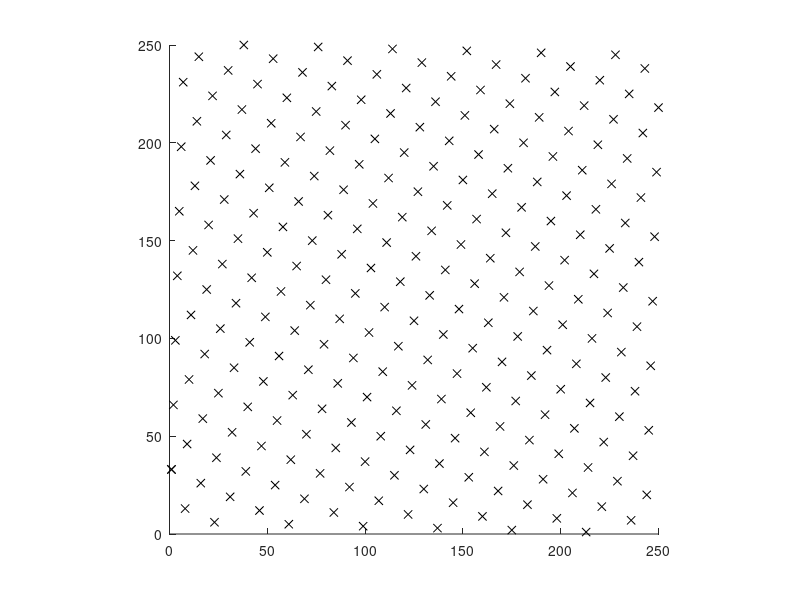
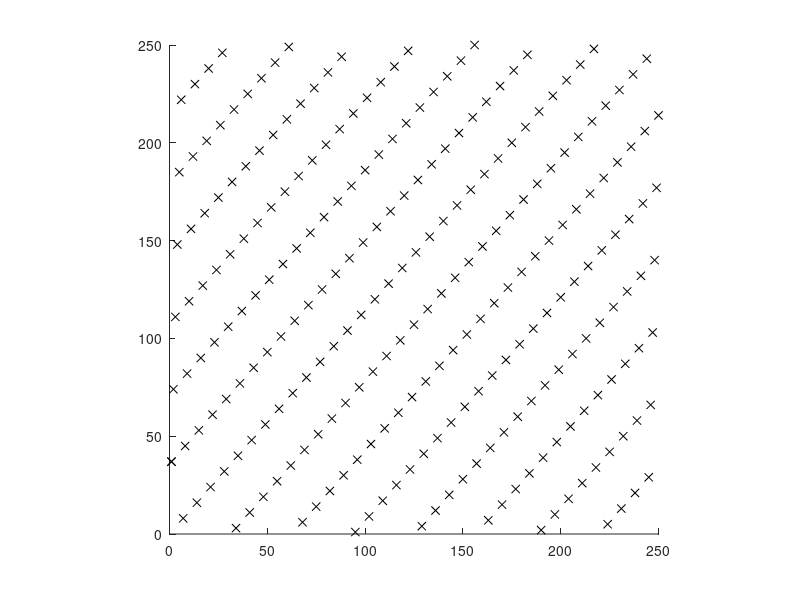
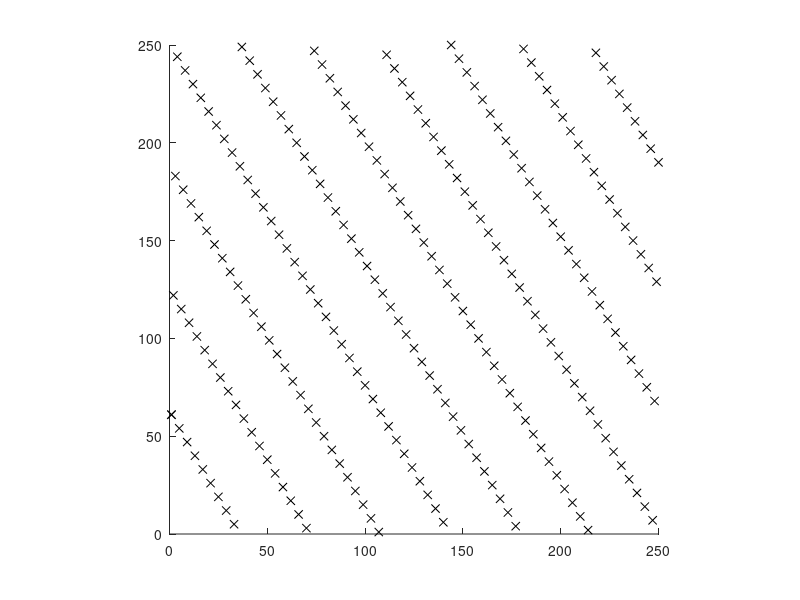

The MATLAB script that drew these images, in order:
% RR_LCG16_Test
% Tests 3 very simply LCGs with m=2^8-5=251, and plots the adjacent pairs
% of the random numbers generated to detect k-tuple clustering.
%% Renaissance Repository, https://github.com/tbewley/RR/tree/main/RR_chap02
%% Copyright 2024 by Thomas Bewley, distributed under BSD 3-Clause License.

clear
m=251, a=33, x(1)=1, for i=2:255, x(i)=mod(a*x(i-1),m); end, x
figure(1), clf, hold on, for i=1:251, plot(x(i),x(i+1),'kx'), end
axis square, print -depsc ktuple_clusteringA.eps

m=251, a=37, x(1)=1, for i=2:255, x(i)=mod(a*x(i-1),m); end, x
figure(2), clf, hold on, for i=1:251, plot(x(i),x(i+1),'kx'), end
axis square, print -depsc ktuple_clusteringB.eps

m=251, a=61, x(1)=1, for i=2:255, x(i)=mod(a*x(i-1),m); end, x  % 61
figure(3), clf, hold on, for i=1:251, plot(x(i),x(i+1),'kx'), end
axis square, print -depsc ktuple_clusteringC.eps
